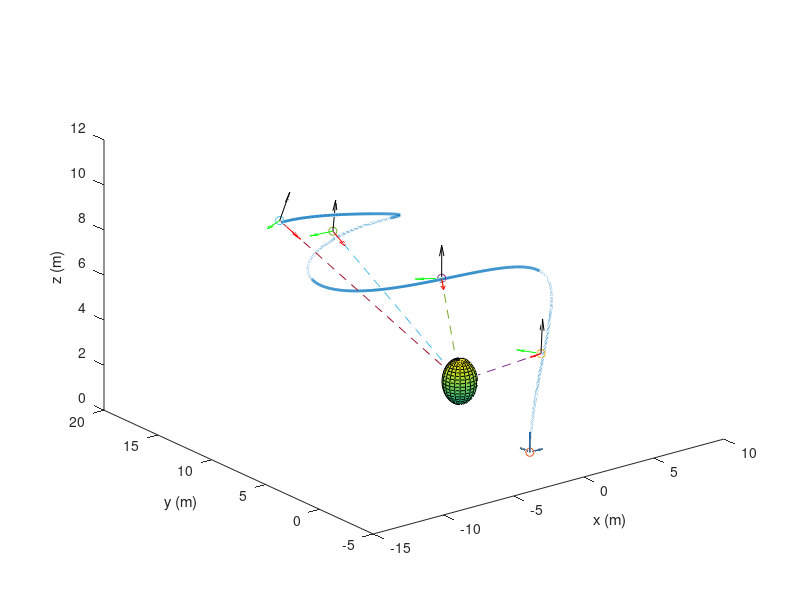

Here is the MATLAB script that generated this plot: (Note: this script raises an error after producing the figure.)
clear
close all
clc

% A: The state matrix
A = [0 0 0 1 0 0 0 0 0 0 0 0 0 0 0; 
     0 0 0 0 1 0 0 0 0 0 0 0 0 0 0;
     0 0 0 0 0 1 0 0 0 0 0 0 0 0 0;
     0 0 0 0 0 0 1 0 0 0 0 0 0 0 0;
     0 0 0 0 0 0 0 1 0 0 0 0 0 0 0;
     0 0 0 0 0 0 0 0 1 0 0 0 0 0 0;
     0 0 0 0 0 0 0 0 0 1 0 0 0 0 0;
     0 0 0 0 0 0 0 0 0 0 1 0 0 0 0;
     0 0 0 0 0 0 0 0 0 0 0 1 0 0 0;
     0 0 0 0 0 0 0 0 0 0 0 0 1 0 0;
     0 0 0 0 0 0 0 0 0 0 0 0 0 1 0;
     0 0 0 0 0 0 0 0 0 0 0 0 0 0 1;
     0 0 0 0 0 0 0 0 0 0 0 0 0 0 0;
     0 0 0 0 0 0 0 0 0 0 0 0 0 0 0;
     0 0 0 0 0 0 0 0 0 0 0 0 0 0 0];

% B: The input matrix 
B = [0 0 0;
     0 0 0;
     0 0 0; 
     0 0 0;
     0 0 0;
     0 0 0;
     0 0 0;
     0 0 0;
     0 0 0;
     0 0 0;
     0 0 0;
     0 0 0;
     1 0 0;
     0 1 0;
     0 0 1];

% C: The output matrix
C = [1 0 0 0 0 0 0 0 0 0 0 0 0 0 0;
     0 1 0 0 0 0 0 0 0 0 0 0 0 0 0;
     0 0 1 0 0 0 0 0 0 0 0 0 0 0 0;
     0 0 0 0 0 0 1 0 0 0 0 0 0 0 0;
     0 0 0 0 0 0 0 1 0 0 0 0 0 0 0;
     0 0 0 0 0 0 0 0 1 0 0 0 0 0 0];
 
g = 9.81;                     % gravity in kgm/s²
m = 4.34;                     % mass of the quadrotor in kg
Sp = [-5; 0; 4];              % center of the sphere
e3 = [0; 0; 1];               % the direction in z-axis
f = m*g;                      % the nominal force of the quad
n = 4;                        % the number of waypoints
y = cell(1,5);                % initializing the output vector containing the position and the acceleration of the quad
y{1} = [0; 0; 0; 0; 0; 0];

for l = 1:n
    %o = i-1;
    b{l} = [4*((l+2)/2)*cos((pi*4*l)/20); 6*((l+2)/2)*sin((pi*4*l)/20); 0.6*4*l];    % The positions of the waypoints in 3D (Eq. 34)
    s{l} = (Sp - b{l})/norm((Sp - b{l}));                                            % The pointing direction at the waypoints (Eq. 35)
    q{l} = (e3 - (e3'*s{l}*s{l}))/norm((e3 - (e3'*s{l}*s{l})));                      % The thrust direction at the waypoints (Eq. 6)
    a{l} = (f/m)*q{l} - g*e3;                                                        % The acceleration of the quad at the waypoints (Eq. 10)
    y{l+1} = [b{l}(1); b{l}(2); b{l}(3); a{l}(1); a{l}(2); a{l}(3)];                 % Update the output vector at the waypoints (Eq. 9(b))
    p{l} = cross(s{l},q{l});
    Ri{l} = [p{l} s{l} q{l}];
    v{l} = [b{l}'; Sp'];
end

%% Generation of the position trajectory of the quadrotor
% The weighting matrices of the LQR generator
S = 200*eye(6);
R = 20*eye(3);
Q = 1*eye(15);

% Simulation time variables
t_f = 16;
dt = 0.01;
t = 0:dt:t_f;

% The solution of the riccati equation at the last waypoint (4th waypoint)
% in (Eq. 23)
P_f1= C'*S*C;
N_f1 = -C.'*S*y{5};
P0 = P_f1;
N0 = N_f1;

% Reshape the solution of the riccati equation at the last waypoint
P_all_res1(:,1)= P_f1(:);
N_all_res1(:,1)= N_f1(:);

% The ricatti equation solution for the time period [16s, 12s] using Euler method

t_res1 = t_f:-dt:12;
for i = 2:1:length(t_res1)
    
    P1 =reshape(P_all_res1(:,i-1),size(A));
    N1 =reshape(N_all_res1(:,i-1),size(N_f1));
    
    dPdt1 = (A.'*P1 + P1*A - P1*B*inv(R)*B.'*P1 + Q);      %(Eq. 19)
    dNdt1 = -(-A' + P1*B*inv(R)*B.')*N1;                   %(Eq. 20)
    
    P1 = P1 + dt*(dPdt1);
    N1 = N1 + dt*(dNdt1);
    
    P_all_res1(:,i)= P1(:);
    N_all_res1(:,i)= N1(:);
end

P_all_res1 = P_all_res1';
N_all_res1 = N_all_res1';
P_f2 = P_all_res1(400,:);
N_f2 = N_all_res1(400,:);
P_f2 = reshape(P_f2, size(A));
N_f2 = N_f2';

% Update the solution of the riccati equation at the 3rd waypoint in (Eq. 23)
P_f2 = P_f2 + C'*S*C;
N_f2 = N_f2 - C'*S*y{4};

u{1} = y{3};
u{2} = y{2};
u{3} = y{1};

% The ricatti equation solution for the time period [12s, 8s], [8s, 4s], [4s, 0s]
for j = 1:1:n-1
    t_res = 4*j+dt:dt:4*(j+1);
    P_all_res{1,j}(:,1)= P_f2(:);
    N_all_res{1,j}(:,1)= N_f2(:);
    
    for k = 2:1:length(t_res)
        P =reshape(P_all_res{1,j}(:,k-1),size(A));
        N =reshape(N_all_res{1,j}(:,k-1),size(N_f1));    %(Eq. 19)
        dPdt = (A.'*P + P*A - P*B*inv(R)*B.'*P + Q);     %(Eq. 20)
        dNdt = -(-A' + P*B*inv(R)*B.')*N;
        P = P + dt*(dPdt);
        N = N + dt*(dNdt);
        P_all_res{1,j}(:,k)= P(:);
        N_all_res{1,j}(:,k)= N(:);
    end
    P_all_res{1,j} = P_all_res{1,j}';
    N_all_res{1,j} = N_all_res{1,j}';
    P_f = P_all_res{1,j}(399,:);
    N_f = N_all_res{1,j}(399,:);
    P_f = reshape(P_f, size(A));
    N_f = N_f';
    P_f2 = P_f + C'*S*C;
    N_f2 = N_f - C'*S*u{j};
end

%Concatenate the obtained solutions and flip them
P_sol = [ flipud(P_all_res{1,3}); flipud(P_all_res{1,2}); flipud(P_all_res{1,1}); flipud(P_all_res1)];
N_sol = [ flipud(N_all_res{1,3}); flipud(N_all_res{1,2}); flipud(N_all_res{1,1}); flipud(N_all_res1)];

%solve the system dynamics
X0 = zeros(15,1);
X_eul(:,1) = X0;

% add t_dis array 
t_dis = 0:dt:t_f;

for i = 2:length(t_dis)
    P_eul = reshape(P_sol(i-1,:),size(A));
    N_eul = reshape(N_sol(i-1,:),size(N_f1));
    U_eul(:,i-1) = -inv(R)*B.'*(P_eul*X_eul(:,i-1)+ N_eul);              %(Eq. 22)
    %X_eul(:,i) = X_eul(:,i-1) + dt*(((A-B*inv(R)*B'*P_eul)*X_eul(:,i-1))-B*inv(R)*B'*N_eul);
    X_eul(:,i) = X_eul(:,i-1) + dt* ((A*X_eul(:,i-1))+ B*U_eul(:,i-1) ); %(Eq. 21)
end

% Plot the Figure 2(b)
figure
plot3(X_eul(1,:), X_eul(2,:), X_eul(3,:), 'LineWidth', 2);
xlabel('x (m)') 
ylabel('y (m)') 
zlabel('z (m)')
hold on
b0 = [0; 0; 0];  %Starting waypoint
plot3(b0(1), b0(2), b0(3),'o'); 
hold on
%plot the sphere centered at Sp
[x,y,z] = sphere;  
x = x*1;
y = y*1;
z = z*1;
surf(x-5,y,z+4)
hold on
for i = 1:n
    plot3(b{i}(1),b{i}(2),b{i}(3), 'o')  % Plot the waypoints at bi's
    plot3(v{i}(:,1),v{i}(:,2),v{i}(:,3),'--');
    quiver3(zeros(3,1),zeros(3,1),zeros(3,1),[1;0;0],[0;1;0],[0;0;1]);         % plot the coordinate at the origine
    quiver3(b{i}(1),b{i}(2),b{i}(3),s{i}(1),s{i}(2),s{i}(3),1.5,'r','filled'); % plot the vectors si's
    quiver3(b{i}(1),b{i}(2),b{i}(3),q{i}(1),q{i}(2),q{i}(3),1.5,'k','filled'); % plot the vectors qi's
    quiver3(b{i}(1),b{i}(2),b{i}(3),p{i}(1),p{i}(2),p{i}(3),1.5,'g','filled'); % plot the vectors si's cross qi's
end

%% Generation of the attitude trajectory of the quadrotor

for o = 1:length(t_dis)
    a_t = [X_eul(7,:); X_eul(8,:); X_eul(9,:)];                                                % The acceleration vector obtained from the state
    a_t_dot = [X_eul(10,:); X_eul(11,:); X_eul(12,:)];                                         % The derivative of the acceleration
    q_t(:,o)= (g*e3 + a_t(:,o))/norm(g*e3 + a_t(:,o));                                         % The thrust vector in (Eq. 24)
    q_t_dot(:,o) = (a_t_dot(:,o) - (a_t_dot(:,o)'*q_t(:,o))*q_t(:,o))/norm(g*e3 + a_t(:,o));   % the derivative of the thrust vector in (Eq. 27(b))
    U_t(:,o) = cross(q_t(:,o),q_t_dot(:,o));                                                   % when alpha_t = 0
end

for o = 1:length(t_dis)
    U_t(:,o) = cross(q_t(:,o),q_t_dot(:,o));% + alpha_t(:,o)*q_t(:,o);
    S_U_t(o,:) = [0 U_t(3,o) -U_t(2,o) -U_t(3,o) 0 U_t(1,o) U_t(2,o) -U_t(1,o) 0];
end

%Solving the rotational dynamics R_dot = S(U)*R in (Eq. 28(a))
R0 = eye(3);    
R_sol(:,1) = R0(:);

for h = 2:1:length(t_dis)
    R_s = reshape(R_sol(:,h-1),size(R0));
    R_s = Rodrigues(dt*U_t(:,h))*R_s;
    R_sol(:,h)= R_s(:);
end

R_c_i{1} = eye(3);

for l = 1:n
    s_c_i{l} = (s{1,l}-(s{1,l}'*q_t(:,400*l+1))*q_t(:,400*l+1))/norm(s{1,l}-...
    (s{1,l}'*q_t(:,400*l+1))*q_t(:,400*l+1));                                     % The corrected pointing direction vectors at every waypoint eq. (26)
    R_c_i{l+1} = [cross(s_c_i{l},q_t(:,400*l+1)) s_c_i{l} q_t(:,400*l+1)];        % THe corrected waypoints rotations eq.(25)
    Rd{l+1} = R_c_i{l+1}*reshape(R_sol(:,400*l+1),[3,3])';                        % Obtain the difference between the propagated atitude and the desired corrected one eq.(28)
    Log_SO3_R{l+1} = logm(Rd{l+1});
    Theta{l+1} = [Log_SO3_R{l+1}(3,2);Log_SO3_R{l+1}(1,3);Log_SO3_R{l+1}(2,1)];   % The vee mapping eq.(29) 
    c_i{l+1} = ((30*Theta{l+1}(3,1))/(4^5));                                      % The coefficients c_i of alpha_t in eq.(33)
end

% Obtain the function alpha(t) in [0s, 4s]
temps{1} = 0:dt:4-dt;
alpha{1,1} = c_i{1,2}*((temps{1,1}(:,1:400)).^2).*((temps{1,1}(:,1:400)-4).^2);

% Obtain the function alpha(t) in [4s, 12s]
for w = 2:3
    temps{w} = 4*(w-1):dt:4*w-dt;
    alpha{1,w} = c_i{1,w+1}*((temps{1,w}(:,1:400)-4*(w-1)).^2).*((temps{1,w}(:,1:400)-4*w).^2);
end

% Obtain the function alpha(t) in [12s, 16s]
temps{4} = 4*3:dt:16;
alpha{1,4} = c_i{1,4+1}*((temps{1,4}(:,1:401)-4*(4-1)).^2).*((temps{1,4}(:,1:401)-4*4).^2);

alpha_t = [alpha{1,1} alpha{1,2} alpha{1,3} alpha{1,4}];         % Obtain the equation of alpha_t in eq.(32)

% Update all of the vector U = q*q_dot + alpha_t*q in (Eq. 27(b))
for o = 1:length(t_dis)
    U_t(:,o) = cross(q_t(:,o),q_t_dot(:,o)) + alpha_t(:,o)*q_t(:,o);
end

%Solve again the rotational dynamics but with new vector U
R0 = eye(3);
R_sol(:,1) = R0(:);

for h = 2:1:length(t_dis)
    R_s = reshape(R_sol(:,h-1),size(R0));
    R_s = Rodrigues(dt*U_t(:,h))*R_s;
    R_sol(:,h)= R_s(:);
end

% The rotational matrix of quad
J = [0.820 0 0; 0 0.0845 0; 0 0 0.1377];

% Ploting the Figure 2(b)
s_t(:,1) = [0;1;0];
for h = 2:1:length(t_dis)    
    R_ss = reshape(R_sol(:,h),size(R0));
    s_t(:,h)  =R_ss*[0;1;0];
    q_t2(:,h) = R_ss*[0;0;1];
end
figure
plot(t, s_t', 'LineWidth', 2)
xlabel('t(s)')
ylabel('s(t)')

% Ploting the Figure 2(c)
q_t2(:,1) = [0;0;1];
for i = 1:length(t_dis)
    R_d = reshape(R_sol(:,i), 3,3);
    f_d = (g*e3 + a_t)';
    R_dd = R_d*e3;
    f_dd(:,i) = m*(f_d(i,:)*R_dd);
end

figure
plot(t,q_t2', 'LineWidth', 2)
xlabel('t(s)')
ylabel('q(t)')

% Ploting the Figure 2(d)
figure
plot(t, f_dd, 'LineWidth', 2)
xlabel('t(s)')
ylabel('f(N)')